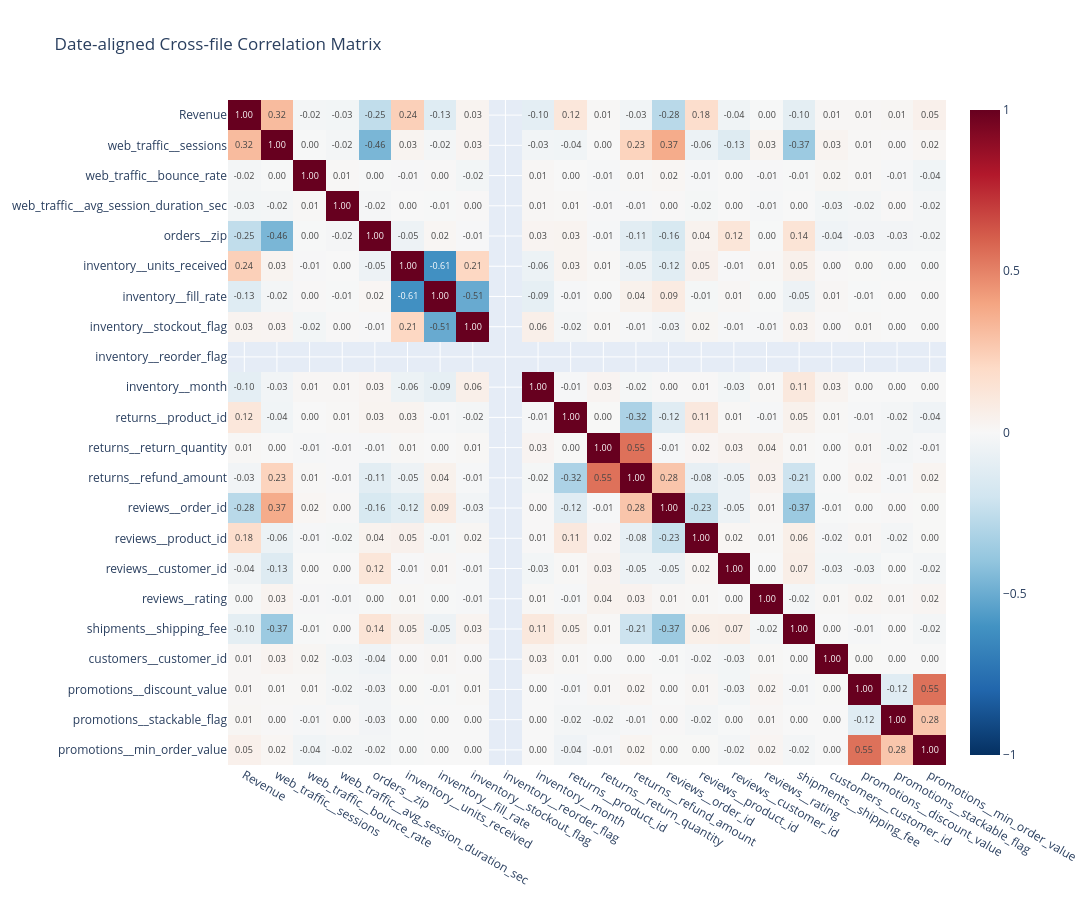

Notebook code for this chart:
### Code cell
fig = px.imshow(
    corr_final,
    text_auto='.2f',
    aspect='auto',
    color_continuous_scale='RdBu_r',
    zmin=-1, zmax=1,
    title='Date-aligned Cross-file Correlation Matrix'
)
fig.update_layout(width=1100, height=900)
fig.show()

### Figure 1 — Plotly figure (JSON) as saved in the notebook; plotly's stock layout.template omitted (floating-point values rounded to 4 significant figures; data arrays with more than 128 entries replaced by an {"elided": "..."} marker saying what was removed)
{"data": [{"coloraxis": "coloraxis", "hovertemplate": "x: %{x}<br>y: %{y}<br>color: %{z}<extra></extra>", "name": "0", "texttemplate": "%{z:.2f}", "type": "heatmap", "x": ["Revenue", "web_traffic__sessions", "web_traffic__bounce_rate", "web_traffic__avg_session_duration_sec", "orders__zip", "inventory__units_received", "inventory__fill_rate", "inventory__stockout_flag", "inventory__reorder_flag", "inventory__month", "returns__product_id", "returns__return_quantity", "returns__refund_amount", "reviews__order_id", "reviews__product_id", "reviews__customer_id", "reviews__rating", "shipments__shipping_fee", "customers__customer_id", "promotions__discount_value", "promotions__stackable_flag", "promotions__min_order_value"], "xaxis": "x", "y": ["Revenue", "web_traffic__sessions", "web_traffic__bounce_rate", "web_traffic__avg_session_duration_sec", "orders__zip", "inventory__units_received", "inventory__fill_rate", "inventory__stockout_flag", "inventory__reorder_flag", "inventory__month", "returns__product_id", "returns__return_quantity", "returns__refund_amount", "reviews__order_id", "reviews__product_id", "reviews__customer_id", "reviews__rating", "shipments__shipping_fee", "customers__customer_id", "promotions__discount_value", "promotions__stackable_flag", "promotions__min_order_value"], "yaxis": "y", "z": {"elided": "22x22 float values"}}], "layout": {"coloraxis": {"cmax": 1, "cmin": -1, "colorscale": [[0, "rgb(5,48,97)"], [0.1, "rgb(33,102,172)"], [0.2, "rgb(67,147,195)"], [0.3, "rgb(146,197,222)"], [0.4, "rgb(209,229,240)"], [0.5, "rgb(247,247,247)"], [0.6, "rgb(253,219,199)"], [0.7, "rgb(244,165,130)"], [0.8, "rgb(214,96,77)"], [0.9, "rgb(178,24,43)"], [1, "rgb(103,0,31)"]]}, "height": 900, "title": {"text": "Date-aligned Cross-file Correlation Matrix"}, "width": 1100, "xaxis": {"anchor": "y", "domain": [0, 1]}, "yaxis": {"anchor": "x", "autorange": "reversed", "domain": [0, 1]}}}
